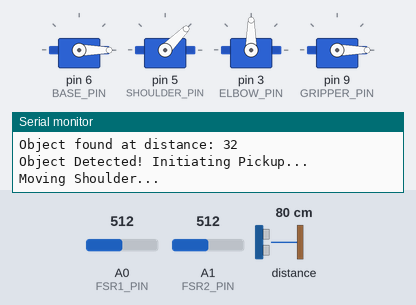
The sketch below on a simulated Arduino Uno, built with avr-gcc and run on an emulated ATmega328P. Parts: 4 × servo, the last lines printed to the serial monitor. Inputs (shaded band) come from the test bench; at power-on: distance to the obstacle 80 cm, A0 (FSR1_PIN) = 512, A1 (FSR2_PIN) = 512.

Above: at 4.8 s.
4.9 s: distance to the obstacle set to 56 cm
At 5.9 s:
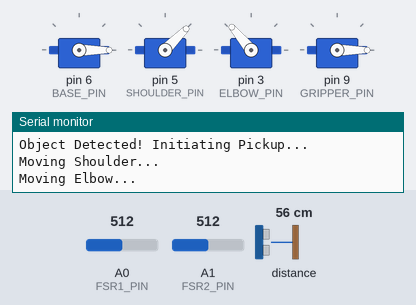
14.2 s: distance to the obstacle set to 48 cm
At 18.2 s:
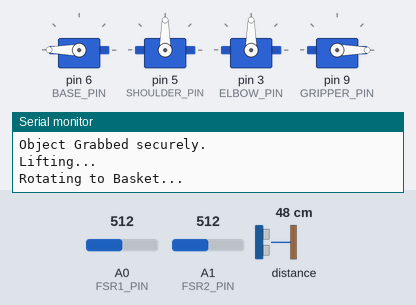
25.7 s: distance to the obstacle set to 38 cm
32.7 s: distance to the obstacle set to 33 cm
At 35.0 s:
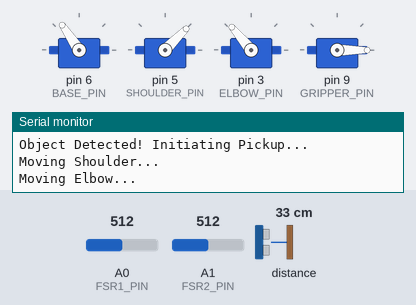
39.7 s: distance to the obstacle set to 29 cm
46.7 s: distance to the obstacle set to 25 cm
At 50.7 s:
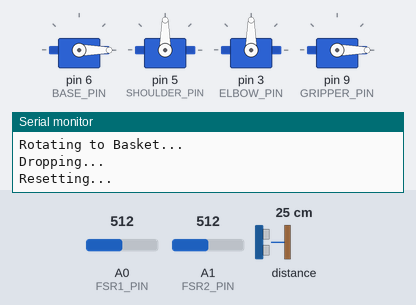
Timing chart, 0 to 64.6 s (numbered marks = the images above; inputs shaded):
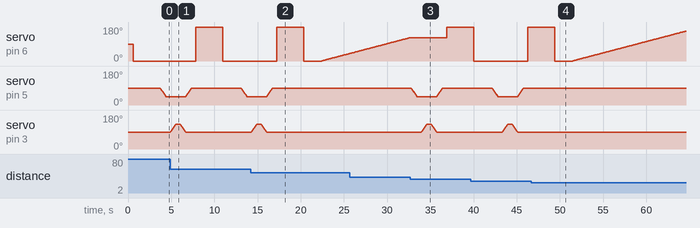

Measured:
- the behaviour switches between 53 and 52 cm on distance to the obstacle (found by bisection; images 1 and 2)
- the behaviour switches between 36 and 35 cm on distance to the obstacle (found by bisection; images 2 and 3)
- the behaviour switches between 27 and 26 cm on distance to the obstacle (found by bisection; images 3 and 4)
- after the input at 14.2 s, servo on pin 5 (SHOULDER_PIN): goes on until 16.7 s, then stays 90°; servo on pin 3 (ELBOW_PIN): goes on until 16.0 s, then stays 90°
- after the input at 32.7 s, servo on pin 3 (ELBOW_PIN): rises from 90° to 130° in 0.60 s, then falls to 90° in 1.2 s
- after the input at 46.7 s, servo on pin 5 (SHOULDER_PIN), servo on pin 3 (ELBOW_PIN): stops changing and stays 90°
- by itself, servo on pin 5 (SHOULDER_PIN): rises from 45° to 90° in 0.66 s, then falls to 45° in 6.4 s
- by itself, servo on pin 3 (ELBOW_PIN): rises from 90° to 130° in 0.60 s, then falls to 90° in 1.2 s

The sketch:

AutonomousArm_Control.ino
```cpp
#include <Wire.h>
#include <Servo.h>
#include <Adafruit_VL6180X.h>

// PIN DEFINITIONS
#define BASE_PIN 6
#define SHOULDER_PIN 5
#define ELBOW_PIN 3
#define GRIPPER_PIN 9
#define FSR1_PIN A0
#define FSR2_PIN A1

// TUNING ANGLES
// change these values based on physical testing.
const int BASE_START_ANGLE = 0;
const int BASE_DROP_ANGLE  = 180;

const int SHOULDER_IDLE    = 90;  // upright
const int SHOULDER_PICKUP  = 45;  // lean forward

const int ELBOW_IDLE       = 90;  // straight
const int ELBOW_PICKUP     = 130; // bent down to floor

const int GRIPPER_OPEN     = 0;   // open state
const int GRIPPER_CLOSE    = 160; // fully closed state

// SENSOR THRESHOLDS
const int DISTANCE_THRESHOLD = 100; // mm (detect object within 10cm)
const int FSR_THRESHOLD      = 200; // react when ~20% is pressed. can adjust sensitivity.

// OBJECTS
Servo baseServo;
Servo shoulderServo;
Servo elbowServo;
Servo gripperServo;
Adafruit_VL6180X vl = Adafruit_VL6180X();

void setup() {
  Serial.begin(9600);

  // Attach Servos
  baseServo.attach(BASE_PIN);
  shoulderServo.attach(SHOULDER_PIN);
  elbowServo.attach(ELBOW_PIN);
  gripperServo.attach(GRIPPER_PIN);

  // Initialize ToF Sensor
  if (!vl.begin()) {
    Serial.println("Failed to find sensor");
    while (1);
  }
  Serial.println("Sensor found!");

  // Set Initial Positions
  resetArm();
  delay(2000);
}

void loop() {
  // Scan for object
  bool objectFound = scanForObject();

  if (objectFound) {
    Serial.println("Object Detected! Initiating Pickup...");

    // Move Arm to Position
    approachObject();

    // Grip Object
    bool grabbed = grabObject();

    if (grabbed) {
      Serial.println("Object Grabbed securely.");

      // Drop Object
      dropObject();
    } else {
      Serial.println("Failed to grab / No pressure detected.");
      // Open gripper and reset if we missed
      gripperServo.write(GRIPPER_OPEN);
      resetArm();
    }
  }

  delay(1000);
}

// FUNCTIONS

// Rotates base until ToF detects an object
bool scanForObject() {
  Serial.println("Scanning...");

  // Sweep from Start Angle to Drop Angle (or less, depending on scan range)
  for (int pos = BASE_START_ANGLE; pos <= 160; pos++) {
    baseServo.write(pos);
    delay(50);

    uint8_t range = vl.readRange();
    uint8_t status = vl.readRangeStatus();

    if (status == VL6180X_ERROR_NONE && range < DISTANCE_THRESHOLD && range > 10) {
      Serial.print("Object found at distance: ");
      Serial.println(range);
      return true;
    }
  }

  Serial.println("No object found in scan range.");
  resetArm();
  return false;
}

void approachObject() {
  Serial.println("Moving Shoulder...");
  slowMove(shoulderServo, SHOULDER_IDLE, SHOULDER_PICKUP);
  delay(500);

  Serial.println("Moving Elbow...");
  slowMove(elbowServo, ELBOW_IDLE, ELBOW_PICKUP);
  delay(500);
}

bool grabObject() {
  Serial.println("Closing Gripper...");

  // Close gripper incrementally until FSR detects force
  for (int pos = GRIPPER_OPEN; pos <= GRIPPER_CLOSE; pos++) {
    gripperServo.write(pos);
    delay(20);

    int fsr1 = analogRead(FSR1_PIN);
    int fsr2 = analogRead(FSR2_PIN);

    if (fsr1 > FSR_THRESHOLD || fsr2 > FSR_THRESHOLD) {
      Serial.print("Pressure Detected! FSR1: "); Serial.print(fsr1);
      Serial.print(" FSR2: "); Serial.println(fsr2);
      return true; // Object grabbed
    }
  }

  // check again if we reached full close without triggering threshold
  // sometimes the object is small and we just need to hold it tight
  int finalFSR1 = analogRead(FSR1_PIN);
  int finalFSR2 = analogRead(FSR2_PIN);
  if (finalFSR1 > 50 || finalFSR2 > 50) return true; // Lower threshold for "holding" check

  return false;
}

void dropObject() {
  Serial.println("Lifting...");
  // Lift up first to avoid hitting the floor while turning
  slowMove(elbowServo, ELBOW_PICKUP, ELBOW_IDLE);
  slowMove(shoulderServo, SHOULDER_PICKUP, SHOULDER_IDLE);
  delay(500);

  Serial.println("Rotating to Basket...");
  // Rotate base to 180 (The Drop Zone)
  baseServo.write(BASE_DROP_ANGLE);
  delay(1500);

  Serial.println("Dropping...");
  gripperServo.write(GRIPPER_OPEN);
  delay(1000);

  Serial.println("Resetting...");
  resetArm();
}

void resetArm() {
  // Move to safe idle positions
  gripperServo.write(GRIPPER_OPEN);
  delay(200);
  elbowServo.write(ELBOW_IDLE);
  delay(200);
  shoulderServo.write(SHOULDER_IDLE);
  delay(200);
  baseServo.write(BASE_START_ANGLE);
  delay(1000);
}

// Helper function for smooth movement
void slowMove(Servo &s, int start, int end) {
  if (start < end) {
    for (int i = start; i <= end; i++) {
      s.write(i);
      delay(15);
    }
  } else {
    for (int i = start; i >= end; i--) {
      s.write(i);
      delay(15);
    }
  }
}
```
